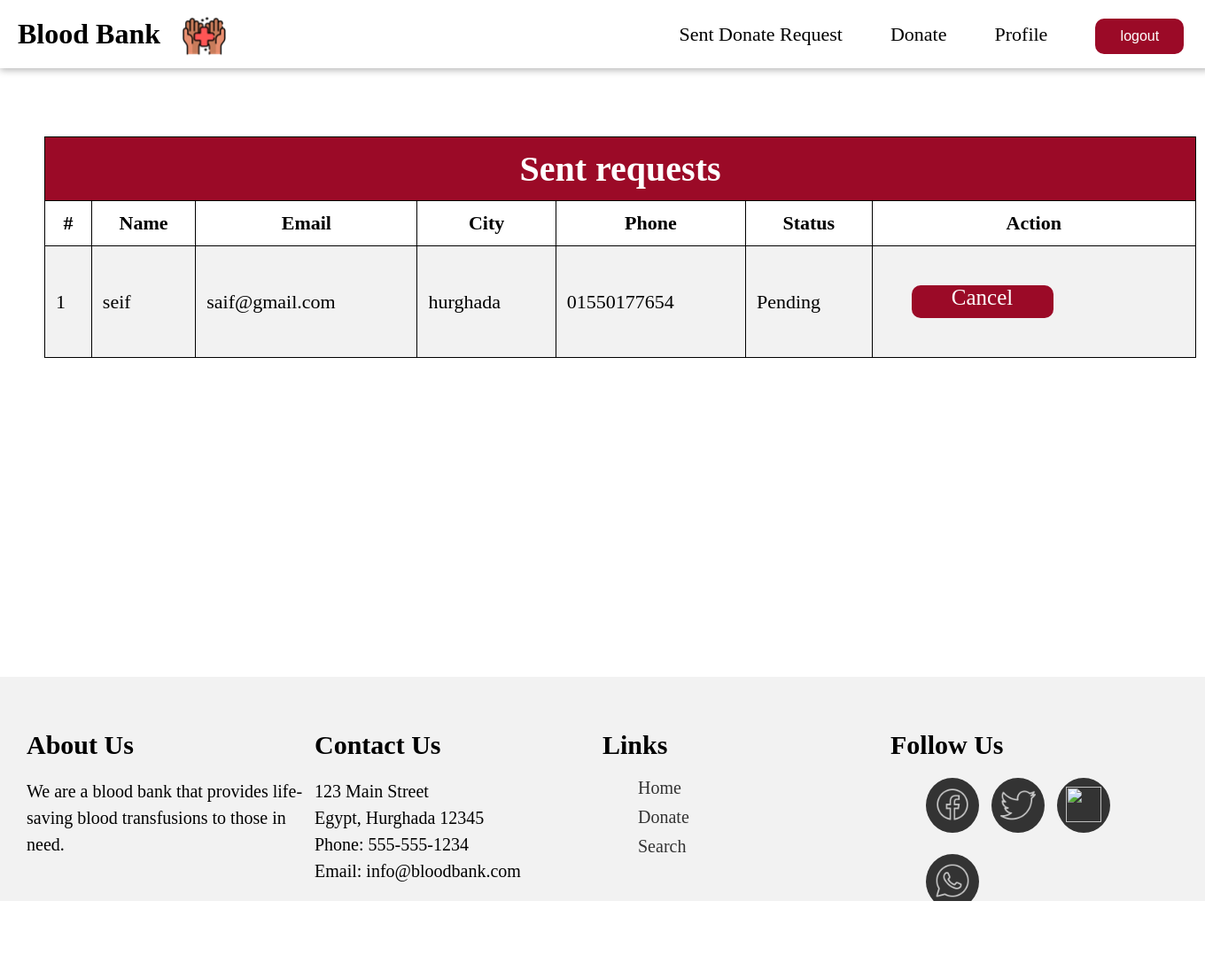
/SentDonerRequest.php (signed in), run on an earlier commit of the app's database.
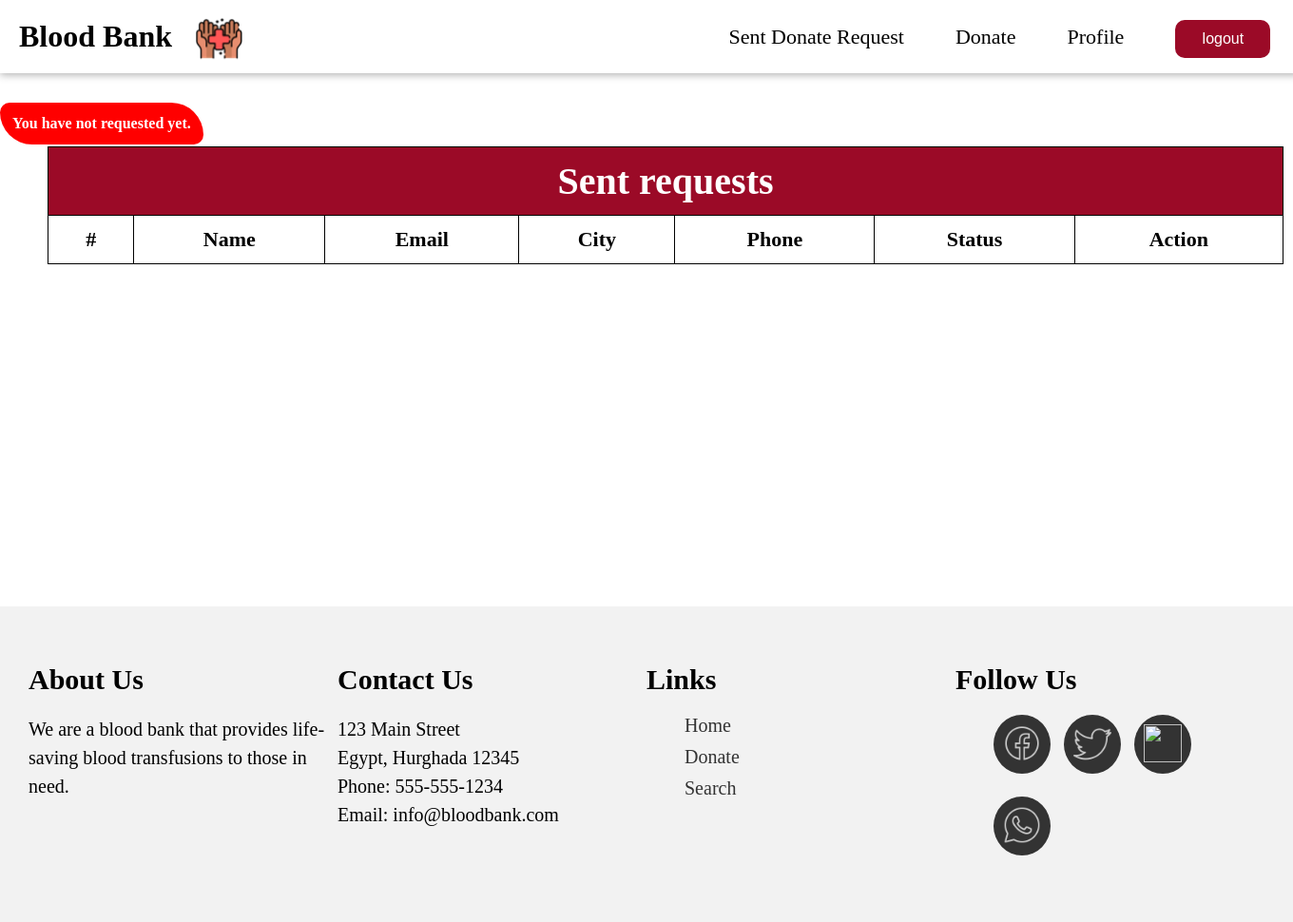
And on a later commit of the database.
### tables this page shows
CREATE TABLE `donaterequest` (
  `reqid` int(100) NOT NULL,
  `DonerID` int(100) NOT NULL,
  `donatedate` date NOT NULL,
  `hid` int(100) NOT NULL,
  `status` varchar(100) NOT NULL
);

CREATE TABLE `doner` (
  `id` int(11) NOT NULL,
  `dname` varchar(100) NOT NULL,
  `dphone` varchar(100) NOT NULL,
  `demail` varchar(100) NOT NULL,
  `dpassword` varchar(100) NOT NULL,
  `dcity` varchar(100) NOT NULL
);

### message.php (called while the page is built, shortened)
<?php $counter=0; if(isset($_GET['msg'])) { ?>
	<div class="message1" id="message">
		<button type="button" class="close" data-dismiss="alert" title="close">&times;</button><?php echo $_GET['msg'];?>
	</div>
<?php }?>

### SentDonerRequest.php (the view, shortened to what this page needs)
<?php
require 'file/connection.php';
  if(!isset($_SESSION['did']))
  {
  header('location:login.php');
  }
  else {
    $did = $_SESSION['did'];
    $sql = "select donaterequest.*, doner.* from donaterequest, doner where DonerID='$did' && donaterequest.DonerID=doner.id";
    $result = mysqli_query($conn, $sql);
?>
<!DOCTYPE html>
<head>
    <link rel="stylesheet" href="css/sentrequest.css">
</head>
<html>
<body>
	<?php require 'header.php'; ?>
	<div class="container">
		<?php require 'message.php'; ?>
	<table class="table_table">
		<thead><tr><th colspan="7" class="title">Sent requests</th></tr></thead>
		<tr>
			<th>#</th>
			<th>Name</th>
			<th>Email</th>
			<th>City</th>
			<th>Phone</th>
			<th>Status</th>
			<th>Action</th>
		</tr>
		    <div>
                <?php
                if ($result) {
                    $row =mysqli_num_rows( $result);
                    if ($row) {
                }else echo '<b style="color: white;
				background-color: red;
				padding: 13px;
				top: -6px;
				position: absolute;
				border-radius: 15px 50px;">You have not requested yet. </b>';
            }
            ?>
            </div>
		<?php while($row = mysqli_fetch_array($result)) { ?>
		<tr>
			<td><?php echo ++$counter;?></td>
			<td><?php echo $row['dname'];?></td>
			<td><?php echo $row['demail'];?></td>
			<td><?php echo $row['dcity'];?></td>
			<td><?php echo $row['dphone'];?></td>
			<td><?php echo $row['status'];?></td>
			<td><?php if($row['status'] == 'Accepted'){ ?>
			<?php }
			else{ ?>
				<a href="file/dcancel.php?reqid=<?php echo $row['reqid'];?>" class="btn">Cancel</a>
			<?php } ?>
			</td>
		</tr>
		<?php } ?>
	</table>
</div>
    <?php require 'footer.php'; ?>
</body>
</html>
<?php } ?>

### header.php (shortened to what this page needs)
<head>
</head>
<header >
    <link rel="stylesheet" href="css/header.css">
        <div class="header-container">
            <h1>Blood Bank</h1>
            <img src="images/Picture1.png" alt="Websti logo">
            <nav>
            <?php if (isset($_SESSION['hid'])) { ?>
                <ul>
                    <li><a href="bloodinfo.php">Add Blood Info</a></li>
                    <li><a href="bloodrequest.php">Blood Request</a></li>
                    <li><a href="donationrequest.php">Donation Request</a></li>
                    <li><a href="hprofile.php">Profile</a></li>
                    <li><a href="logout.php"><button class="log-btn">logout</button></a></li>
                </ul>
                <?php } elseif (isset($_SESSION['did'])) { ?>
                    <ul>
                    <li><a href="SentDonerRequest.php">Sent Donate Request</a></li>
                    <li><a href="BeforeDRequest.php">Donate</a></li>
                    <li><a href="dprofile.php">Profile</a></li>
                    <li><a href="logout.php"><button class="log-btn">logout</button></a></li>
                </ul>
                <?php } ?>
            </nav>
        </div>
    </header>

### footer.php
<link rel="stylesheet" href="css/footer.css">
<div class="footer">
        <div class="column">
            <h3>About Us</h3>
            <p>We are a blood bank that provides life-saving blood transfusions to those in need.</p>
        </div>
        <div class="column">
            <h3>Contact Us</h3>
            <p>123 Main Street<br>Egypt, Hurghada 12345<br>Phone: 555-555-1234<br>Email: info@bloodbank.com</p>
        </div>
        <div class="column">
            <h3>Links</h3>
            <ul>
                <li><a href="index.php">Home</a></li>
                <li><a href="donate.php">Donate</a></li>
                <li><a href="abs.php">Search</a></li>
            </ul>
        </div>
        <div class="column">
            <h3>Follow Us</h3>
            <ul class="social-icons">
                <li><a href="#" class="fa fa-facebook"> <img src="images/icons8-facebook-50 (1).png"> </a></li>
                <li><a href="#" class="fa fa-twitter"> <img src="images/icons8-twitter-50.png"></a></li>
                <li><a href="#" class="fa fa-instagram"> <img src="images/icons8-instagram-50.png" alt=""></a></li>
                <li><a href="#" class="fa fa-youtube"> <img src="images/icons8-whatsapp-50.png" alt=""> </a></li>
            </ul>
        </div>
      </div>

### CSS/sentrequest.css (style rules this page uses)
body { margin: 0px; }
table.table_table { width: 1300px; background-color: #ffffff; border-collapse: collapse; border-width: 1px; border-color: #000000; border-style: double; color: #000000; position: relative; top: 40px; font-size: 22px; margin:0px 0px 500px 50px; }
table.table_table td, table.table_table th { border-width: 1px; border-color: #000000; border-style: double; padding: 12px; }
table.table_table thead { background-color: rgb(155, 10, 39); font-size: 40px; color:white; }
.container { position: relative; top: 100px; }
.container { position: relative; align-items: flex-start; top: 100px; display: inline-flex; }
tr:nth-child(even) { background-color: #f2f2f2; }
.btn { background-color:rgb(155, 10, 39); border: none; border-radius: 10px; color: white; text-align: center; text-decoration: none; display: inline-block; font-size: 25px; position: relative; cursor: pointer; width: 160px; margin: 32px; height: 37px; }

### CSS/header.css (style rules this page uses)
header { padding: 10px; box-shadow: 0 2px 8px 0 rgba(0, 0, 0, 0.3); width: 99%; position: absolute; top: 0px; background-color: rgba(255, 255, 255, 0.99999); z-index: 100; }
.header-container { display: flex; align-items: center; }
header img { width: 50px; height: 50px; }
nav { height: 50px; line-height: 50px; text-align: right; }
nav ul { margin: 0; padding: 0; right: 0px; position: absolute; list-style: none; }
nav li { display: inline-block; margin-right: 10px; position: relative; }
nav a { display: block; padding: 0px 20px; color: black; text-decoration: none; font-size: 22px; border-bottom: 2px solid transparent; overflow: hidden; transition: border-bottom 0.5s ease; transition: color 0.5s ease; }
nav .log-btn { background-color: rgb(155, 10, 39); border: none; border-radius: 10px; color: white; text-align: center; text-decoration: none; display: inline-block; font-size: 16px; cursor: pointer; width: 100px; height: 40px; }
header h1 { margin: 10px; font-size: 32px; font-weight: bold; margin-right: 25px; }
img { width: 100%; position: relative; }

### CSS/footer.css (style rules this page uses)
.footer { background-color: #f2f2f2; padding: 30px; display: flex; justify-content: space-between; }
.column { width: 25%; margin-right: 10px; }
.footer h3 { margin-bottom: 20px; font-weight: bold; font-size: 30px; }
.footer p { margin-bottom: 20px; line-height: 1.5; font-size: 20px; }
.footer ul { list-style: none; }
.footer li { margin-bottom: 10px; }
.footer li a { margin-bottom: 10px; text-decoration: none; font-size: 20px; color: #333; border-bottom: 2px solid transparent; overflow: hidden; transition: border-bottom 0.5s ease ; transition: color 0.5s ease ; }
.social-icons li { display: inline-block; margin-right: 10px; }
.social-icons li a { margin-bottom: 10px; text-decoration: none; font-size: 20px; color: #333; overflow: hidden; }
.social-icons li a img { width: 40px; height: 40px; }
.fa { display: inline-block; padding: 10px; color: #fff; background-color: #333; border-radius: 50%; transition: background-color 1s ease; width: 40px; height: 40px; }

What changed in the data, as far as the page shows it:
removed donaterequest: DonerID.dname "seif", DonerID.demail "saif@gmail.com", DonerID.dcity "hurghada", DonerID.dphone "01550177654", status "Pending"
Also different on the page:
text now shown: "You have not requested yet."
